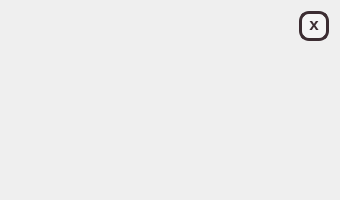
<?xml version="1.0" encoding="UTF-8"?>
<ui version="4.0">
 <class>NotificationCard</class>
 <widget class="QWidget" name="NotificationCard">
  <property name="geometry">
   <rect>
    <x>0</x>
    <y>0</y>
    <width>340</width>
    <height>200</height>
   </rect>
  </property>
  <property name="minimumSize">
   <size>
    <width>340</width>
    <height>0</height>
   </size>
  </property>
  <property name="maximumSize">
   <size>
    <width>340</width>
    <height>200</height>
   </size>
  </property>
  <property name="windowTitle">
   <string>Form</string>
  </property>
  <layout class="QGridLayout" name="gridLayout">
   <item row="0" column="1">
    <widget class="QPushButton" name="delButton">
     <property name="maximumSize">
      <size>
       <width>30</width>
       <height>30</height>
      </size>
     </property>
     <property name="font">
      <font>
       <pointsize>13</pointsize>
       <bold>true</bold>
      </font>
     </property>
     <property name="cursor">
      <cursorShape>PointingHandCursor</cursorShape>
     </property>
     <property name="styleSheet">
      <string notr="true">QPushButton {
	background-color: rgb(245, 245, 245);
	color: rgb(60, 45, 50);
	border: 3px solid rgb(60, 45, 50);
	border-radius: 10;
	padding-bottom: 5px;
}

QPushButton:hover {
	background-color: rgb(60, 45, 50);
	color: rgb(245, 245, 245);
}</string>
     </property>
     <property name="text">
      <string>x</string>
     </property>
     <property name="flat">
      <bool>false</bool>
     </property>
    </widget>
   </item>
   <item row="1" column="0" colspan="2">
    <widget class="QLabel" name="textLabel">
     <property name="font">
      <font>
       <pointsize>17</pointsize>
       <bold>true</bold>
      </font>
     </property>
     <property name="styleSheet">
      <string notr="true">QLabel {
	color: rgb(65, 47, 50);
	padding-left: 10px;
	height: 30px;
}</string>
     </property>
     <property name="text">
      <string/>
     </property>
     <property name="alignment">
      <set>Qt::AlignLeading|Qt::AlignLeft|Qt::AlignTop</set>
     </property>
     <property name="wordWrap">
      <bool>true</bool>
     </property>
    </widget>
   </item>
  </layout>
 </widget>
 <resources/>
 <connections/>
</ui>
